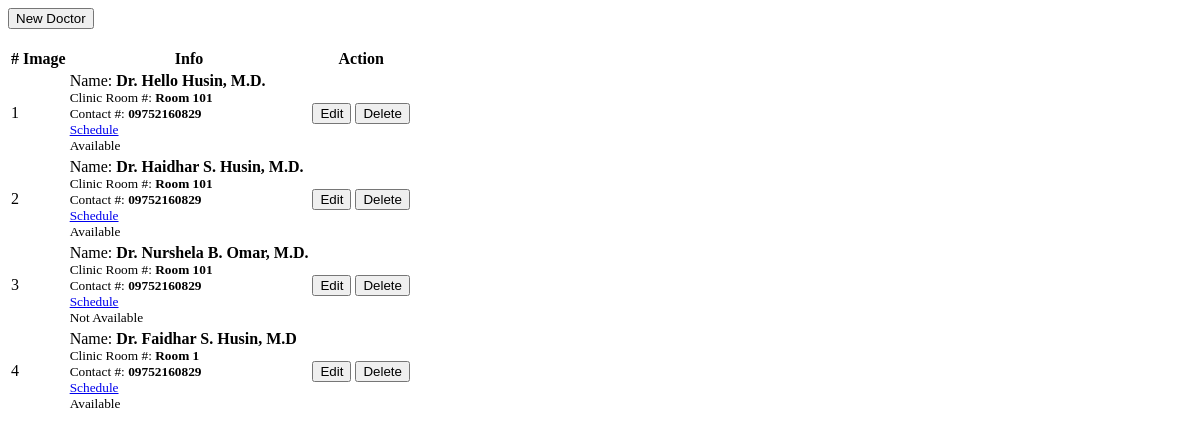
The app's page /Admin/doctors.php, older data.
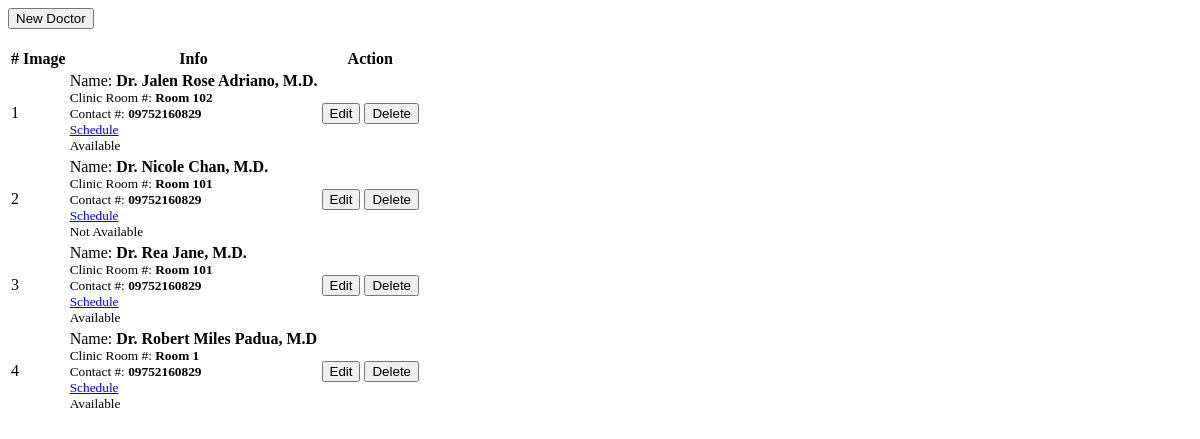
The same page, newer data.
### tables this page shows
CREATE TABLE `doctors_list` (
  `id` int(30) NOT NULL AUTO_INCREMENT,
  `name` text NOT NULL,
  `name_pref` varchar(100) NOT NULL,
  `clinic_roomno` text NOT NULL,
  `contact` text NOT NULL,
  `specialty_ids` text NOT NULL,
  `img_path` text NOT NULL,
  `status` int(25) NOT NULL,
  `date_created` datetime NOT NULL DEFAULT CURRENT_TIMESTAMP,
  PRIMARY KEY (`id`)
);

### Admin/doctors.php (the view, shortened to what this page needs)
<?php include('db_connect.php');
if($_SESSION['login_type'] != 2){?>
<div class="container-fluid">
	<div class="col-lg-12">
		<div class="row">
		<div class="col-lg-12">
			<button class="btn btn-primary float-right btn-sm" id="new_doctor"><i class="fa fa-plus"></i> New Doctor</button>
		</div>
		</div><br>
		<div class="row">
			<div class="col-md-12">
				<div class="card">
					<div class="card-body">
						<table class="table table-bordered table-hover">
							<thead>
								<tr>
									<th class="text-center">#</th>
									<th class="text-center">Image</th>
									<th class="text-center">Info</th>
									<th class="text-center">Action</th>
								</tr>
							</thead>
							<tbody>
								<?php
								$i = 1;
								$cats = $conn->query("SELECT
															doctors_list.id,
															doctors_list.name,
															doctors_list.name_pref,
															doctors_list.clinic_roomno,
															doctors_list.contact as d_contact,
															doctors_list.specialty_ids,
															doctors_list.img_path,
															doctors_list.status,
															users.doctor_id,
															users.username,
															users.password
														 FROM doctors_list, users WHERE doctors_list.id = users.doctor_id ");
								while($row=$cats->fetch_assoc()):
								?>
								<tr>
									<td class="text-center"><?php echo $i++ ?></td>
									<td class="text-center">
									</td>
									<td class="">
										 <p>Name: <b><?php echo "Dr. ".$row['name'].', '.$row['name_pref'] ?></b></p>
										 <p><small>Clinic Room #: <b><?php echo $row['clinic_roomno'] ?></b></small></p>
										 <p><small>Contact #: <b><?php echo $row['d_contact'] ?></b></small></p>
										 <p><small><a href="javascript:void(0)" class="view_schedule" data-id="<?php echo $row['id'] ?>" data-name="<?php echo "Dr. ".$row['name'].', '.$row['name_pref'] ?>"><i class='fa fa-calendar'></i> Schedule</a></b></small></p>
										 <p><small><i class='fa fa-address-card'></i>
										 <?php if($row['status'] == 0): ?>
											<span class="badge badge-success">Available</span>
										 <?php elseif($row['status'] == 1): ?>
										 <span class="badge badge-danger">Not Available</span>
										 <?php endif; ?>
										 </b></small></p>
									</td>
									<td class="text-center">
										<a class="edit_doctor" href="javascript:void(0)" data-id = '<?php echo $row['id'] ?>'><button class="btn btn-sm btn-primary" type="button">Edit</button></a>
										<button class="btn btn-sm btn-danger delete_doctor" type="button" data-id="<?php echo $row['id'] ?>">Delete</button>
									</td>
								</tr>
								<?php endwhile; ?>
							</tbody>
						</table>
					</div>
				</div>
			</div>
		</div>
	</div>
</div>
<?php } ?>

### Admin/doctors.php (style rules this page uses)
td { vertical-align: middle !important; }
td p { margin: unset }

Row changes from the older to the newer data that the page shows:
changed doctors_list: name "Hello Husin" → "Jalen Rose Adriano"; clinic_roomno "Room 101" → "Room 102"
changed doctors_list: name "Haidhar S. Husin" → "Nicole Chan"; status "Available" → "Not Available"
changed doctors_list: name "Nurshela B. Omar" → "Rea Jane"; status "Not Available" → "Available"
changed doctors_list "Room 1": name "Faidhar S. Husin" → "Robert Miles Padua"
